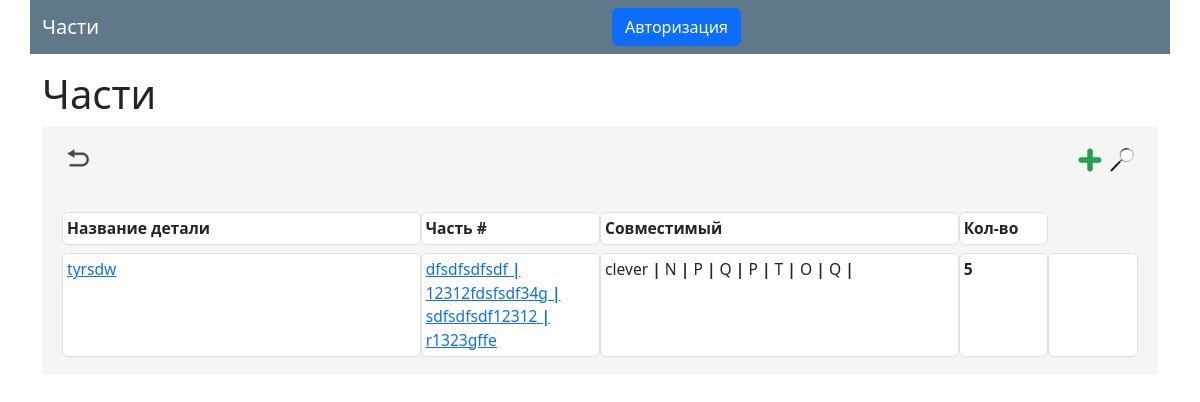
/parts/, run on the app's committed database.
### parts/models.py (models this page shows, shortened)
class Parts(models.Model):
    part_barcode = models.CharField(max_length=100, null=True, blank=True, verbose_name='Штрих-код')
    part_name = models.CharField(max_length=200, null=True, blank=True, verbose_name='Наименование')
    part_model = models.CharField(max_length=100, null=True, blank=True, verbose_name='Модель')
    part_note = models.TextField(null=True, blank=True, verbose_name='Примечание')
    part_manufacturer_barcode = models.CharField(max_length=100, null=True, blank=True, verbose_name='Штрих-код производителя')
    part_manufacturer_part_number = models.CharField(max_length=100, null=True, blank=True, verbose_name='Заводской номер производителя')
    part_oem_number = models.CharField(max_length=100, null=True, blank=True, verbose_name='OEM номер')
    part_qty_in_stock = models.PositiveIntegerField(null=True, blank=True, verbose_name='Количество в наличии')
    part_min_qty = models.PositiveIntegerField(null=True, blank=True, verbose_name='Минимальное количество')
    part_compatible = models.CharField(max_length=100, null=True, blank=True, verbose_name='Где используется')
    date_posted = models.DateTimeField(default=timezone.now)
    creator = models.ForeignKey(User, on_delete=models.SET_NULL, blank=True, null=True,)
    class Meta:
        ordering = ['part_name']

class CompatibleMachines(models.Model):
    part_id = models.ForeignKey(Parts, on_delete=models.CASCADE, null=True, related_name='machinparts')
    machine_id = models.CharField(max_length=2, choices=letter, null=True, blank=True, verbose_name='Оборудование')

class CompatibleMolds(models.Model):
    part_id = models.ForeignKey(Parts, on_delete=models.CASCADE, null=True, related_name='moldparts')
    mold_id = models.CharField(max_length=2, choices=letter, null=True, blank=True, verbose_name='Пресс-форма')

### parts/views.py (the view)
# urls.py: path('', PartsListView.as_view(), name='parts-list-page'),
class PartsListView(ListView):
    model = Parts
    context_object_name = 'parts'
    ordering = ['part_name']
    paginate_by = 50

### parts/templates/parts/parts_list.html (shortened to what this page needs)
{% extends "design/base.html" %}
{% load static %}
{% block content %}
	<h1>Части</h1>
<div class="container-fluid listview">
	<div class="row m-1 ">
		<div class="col-6 p-1 ">
			<a  href="/" title="Back" alt="Back">
			<img class="float-left p-1" src="{% static 'icons/back.png' %}" width="32" title="Back" alt="Back">
			</a>
		</div>
		<div class="col-6 p-1 d-flex justify-content-end">
			<a  href="{% url 'parts-list-add-page' %}" title="Add New Part" alt="Add New Part"><img class="float-right p-1" src="{% static 'icons/add.png' %}" width="32" title="Add New Part" alt="Add New Part"></a>
			<a data-toggle="collapse" href="#mysearch" role="button" aria-expanded="false" aria-controls="mysearch"><img class="float-right p-1" src="{% static 'icons/search.png' %}" width="32" title="Search" alt="Search"></a>
		</div>
	</div>
</div>
<div class="container-fluid listview">
	<div id="orresult">
	<div class="row m-2">
			<div class="col-4 border rounded p-1"><strong>Название детали</strong></div>
			<div class="col-2 border rounded p-1"><strong>Часть #</strong></div>
			<div class="col-4 border rounded p-1"><strong>Совместимый</strong></div>
			<div class="col-1 border rounded p-1"><strong>Кол-во</strong></div>
			<div class="col-1 rounded p-1">&nbsp;</div>
	</div>
    {% for part in parts %}
        <div class="row m-2">
			<div class="col-4 border rounded p-1"><a href="{% url 'parts-detail-page' part.id %}">{{ part.part_name }}</a></div>
			<div class="col-2 border rounded p-1"><a href="{% url 'parts-detail-page' part.id %}">
			{%if part.part_manufacturer_barcode %}{{ part.part_manufacturer_barcode }} <strong>|</strong> {% endif %}
			{%if part.part_manufacturer_part_number %}{{ part.part_manufacturer_part_number }} <strong>|</strong> {% endif %}
			{%if part.part_oem_number %}{{ part.part_oem_number }} <strong>|</strong> {% endif %}
			{%if part.part_barcode %}{{ part.part_barcode }}{% endif %}</a>
			</div>
			<div class="col-4 border rounded p-1">{%if part.part_compatible %}{{ part.part_compatible }} <strong>|</strong> {% endif %}
			{% for mresult in part.machinparts.all %}
					{{ mresult.machine_id }} <strong>|</strong>
			{% endfor %}
			{% for mresult in part.moldparts.all %}
					{{ mresult.mold_id }} <strong>|</strong>
			{% endfor %}
			</div>
			<div class="col-1 border rounded p-1"><strong>{%if part.part_qty_in_stock %} {{ part.part_qty_in_stock }}{% endif %}</strong></div>
			<div class="col-1 border rounded p-1 ">
			</div>
		</div>
    {% endfor %}
	</div>
</div>
{% endblock content %}

### design/static/css/main.css (style rules this page uses)
body { margin: 0px; }
body { background: #fafafa; color: #343a40; }
h1, h2, h3, h4, h5, h6 { color: #444444; }
.listview { font-size: calc(60% + 0.5vw ); padding:10px; background: #f5f5f5; }
h1 { font-size: calc(100% + 1.8vw ); }
.listview .border { background: #fff; }

### data on the page
Parts: part_name "tyrsdw", part_manufacturer_barcode "dfsdfsdfsdf", part_manufacturer_part_number "12312fdsfsdf34g", part_oem_number "sdfsdfsdf12312", part_barcode "r1323gffe", part_compatible "clever", part_qty_in_stock "5"
CompatibleMachines: machine_id "N"
CompatibleMachines: machine_id "P"
CompatibleMachines: machine_id "Q"
CompatibleMachines: machine_id "P"
CompatibleMolds: mold_id "T"
CompatibleMolds: mold_id "O"
CompatibleMolds: mold_id "Q"
